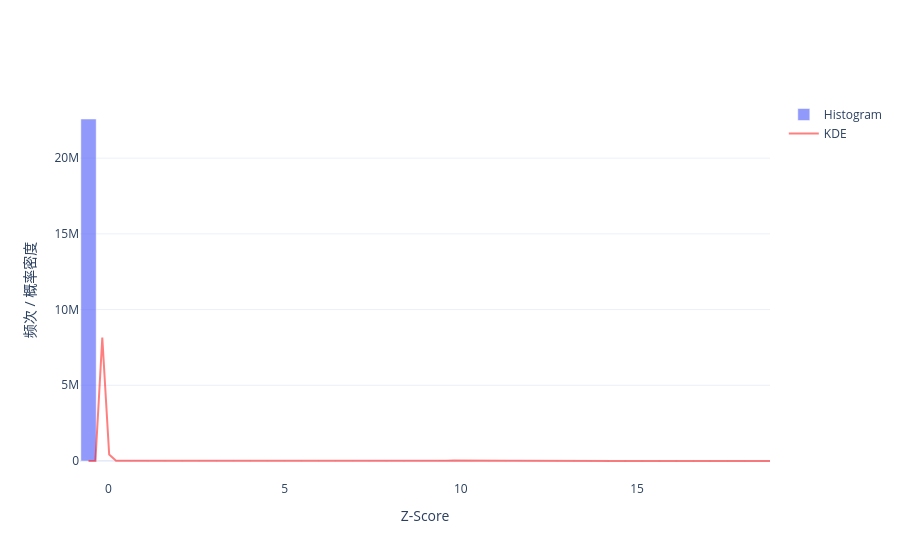

Notebook source saved alongside this figure:
### Code cell
import pandas as pd
import numpy as np
import plotly.graph_objects as go
from scipy.stats import gaussian_kde

# 假设 t 是你的 DataFrame
# 采样数据（可选）
t_sample = t.sample(frac=0.3, random_state=42)
# t_sample = t
# 预计算直方图
counts, bins = np.histogram(t_sample['z-score'], bins=40)

# 计算 KDE
x_range = np.linspace(t_sample['z-score'].min(), t_sample['z-score'].max(), 100)
kde = gaussian_kde(t_sample['z-score'])
kde_values = kde(x_range)

# 绘制
fig = go.Figure()
fig.add_trace(go.Bar(x=bins[:-1], y=counts, name='Histogram', opacity=0.7))
fig.add_trace(go.Scatter(x=x_range, y=kde_values * counts.sum() * (bins[1] - bins[0]), 
                         name='KDE', opacity=0.5, line=dict(color='red')))
fig.update_layout(
    xaxis_title='Z-Score',
    yaxis_title='频次 / 概率密度',
    showlegend=True,
    bargap=0.1,
    template='plotly_white'
)
fig.show()
